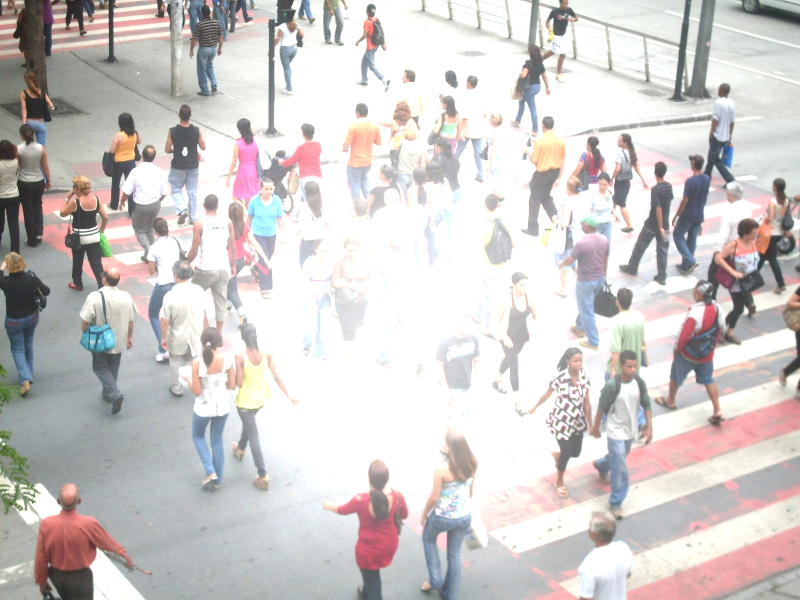
//> input picture FiltroHomomorfico/pessoas3.jpg, 1600 x 1200 px (shown at 1/2 size)
$ ./main   (built with g++ and OpenCV 4)
//> lines starting //> are read from the running program, lines starting //| are printed output that depends on the picture
#include <iostream>
#include <opencv2/opencv.hpp>
#include <opencv2/imgproc/imgproc.hpp>

using namespace cv;
using namespace std;

Mat complexImage;
Mat padded, filter;
Mat image, imagegray, tmp;
Mat_<float> realInput, zeros;
vector<Mat> planos;

char key;
int dft_M, dft_N;
int gammaL, gammaLmax=100;
int gammaH, gammaHmax=100;
int D0, D0max=100;
int C0, C0max= 100;

void CalculaFiltro(int, void*)
{
    int dft_M= tmp.size().height;
    int dft_N= tmp.size().width;
    // calculo dos parametros
    // variacao de 0-10
    double gH= gammaH/10.0;
    double gL= gammaL/10.0;
    double d0= D0/10.0;
    // variacao 0-0.1
    double c0= C0/1000.0;
    // calcula componentes do filtro
    for(int i=0; i<dft_M; i++)
    {
        for(int j=0; j<dft_N; j++)
        {
            double D= pow(i-dft_M/2,2)+pow(j-dft_N/2, 2);
            tmp.at<float> (i,j) = (gH-gL)*(1-exp(-c0*D/pow(d0,2)))+gL;
        }
    }
    // junta os planos imaginario e real
    Mat comps[]= {tmp, tmp};
    merge(comps, 2, filter);
}

// troca os quadrantes da imagem da DFT
void deslocaDFT(Mat& image )
{
    Mat tmp, A, B, C, D;

    // se a imagem tiver tamanho impar, recorta a regiao para
    // evitar cÃ³pias de tamanho desigual
    image = image(Rect(0, 0, image.cols & -2, image.rows & -2));
    int cx = image.cols/2;
    int cy = image.rows/2;

    // reorganiza os quadrantes da transformada
    // A B   ->  D C
    // C D       B A
    A = image(Rect(0, 0, cx, cy));
    B = image(Rect(cx, 0, cx, cy));
    C = image(Rect(0, cy, cx, cy));
    D = image(Rect(cx, cy, cx, cy));

    // A <-> D
    A.copyTo(tmp);
    D.copyTo(A);
    tmp.copyTo(D);

    // C <-> B
    C.copyTo(tmp);
    B.copyTo(C);
    tmp.copyTo(B);
}


int main(int, char**)
{
    // cria Janelas e sliders
    namedWindow("filtrada", CV_WINDOW_AUTOSIZE);
    createTrackbar("GammaH", "filtrada", &gammaH, gammaHmax, CalculaFiltro);
    createTrackbar("GammaL", "filtrada", &gammaL, gammaLmax, CalculaFiltro);
    createTrackbar("D0", "filtrada", &D0, D0max, CalculaFiltro);
    createTrackbar("C0", "filtrada", &C0, C0max, CalculaFiltro);

    // carrega imagem
    image= imread("pessoas3.jpg", CV_LOAD_IMAGE_GRAYSCALE);
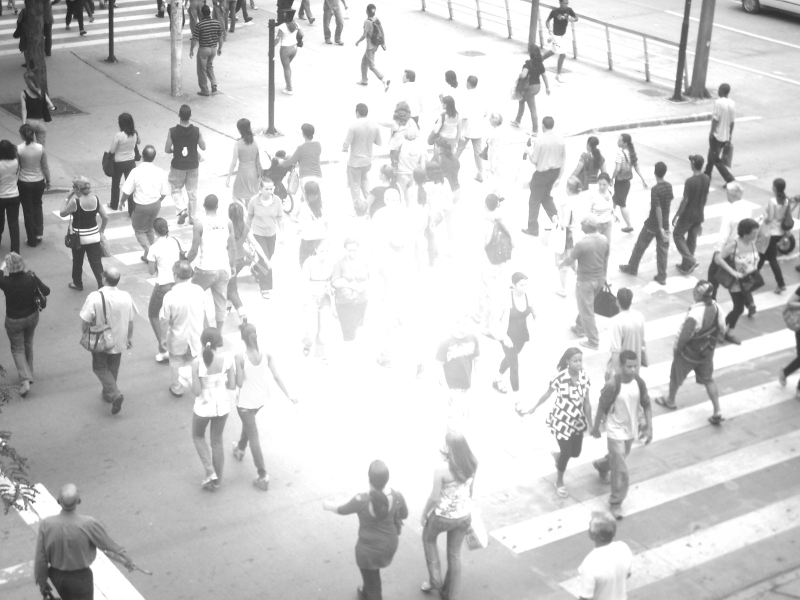
//> image: 1200 rows x 1600 cols, CV_8UC1 (shown at 1/2 size); min 21, max 255, mean 203.9
    resize(image, image, Size(640,480));
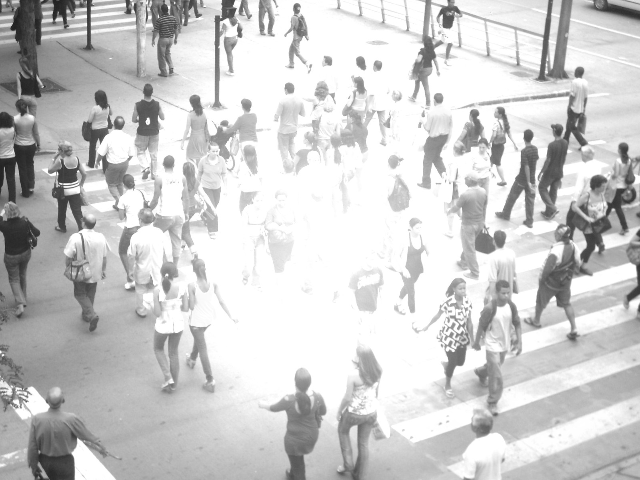
//> image: 480 rows x 640 cols, CV_8UC1; min 31, max 255, mean 203.9
    imwrite("original.png", image);

    // tamanho para algoritimo da dft
    dft_M = getOptimalDFTSize(image.rows);
//> dft_M = 480
    dft_N = getOptimalDFTSize(image.cols);
//> dft_N = 640

    // padding
    copyMakeBorder(image, padded, 0, dft_M - image.rows, 0, dft_N - image.cols, BORDER_CONSTANT, Scalar::all(0));

    // parte imaginaria da matriz complexa (preenchida com zeros)
    zeros = Mat_<float>::zeros(padded.size());

    // prepara a matriz complexa para ser preenchida
    complexImage = Mat(padded.size(), CV_32FC2, Scalar(0));

    // a funÃ§Ã£o de transferÃªncia (filtro frequencial) deve ter o
    // mesmo tamanho e tipo da matriz complexa
    filter = complexImage.clone();
    tmp = Mat(dft_M, dft_N, CV_32F);

    while(1)
    {
        imagegray= image.clone();

        imshow("original", imagegray);

        // realiza o padding da imagem
        copyMakeBorder(imagegray, padded, 0,
                       dft_M - image.rows, 0,
                       dft_N - image.cols,
                       BORDER_CONSTANT, Scalar::all(0));

        // limpa o array de matrizes que vao compor a
        // imagem complexa
        planos.clear();
        // cria a compoente real
        realInput = Mat_<float>(padded);

        // soma com 1 para evitar problemas de log(0) o erro e minimo
        realInput += Scalar::all(1);
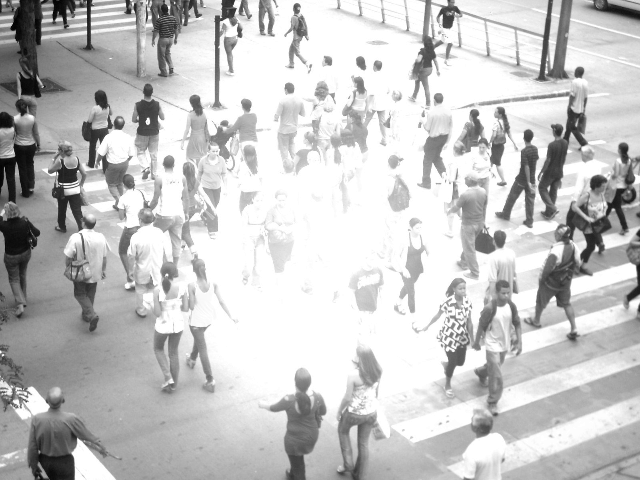
//> realInput: 480 rows x 640 cols, CV_32FC1; min 32, max 256, mean 204.9; drawn with min black and max white
        // calcula o log da imagem
        log(realInput, realInput);

        // insere as duas componentes no array de matrizes
        planos.push_back(realInput);
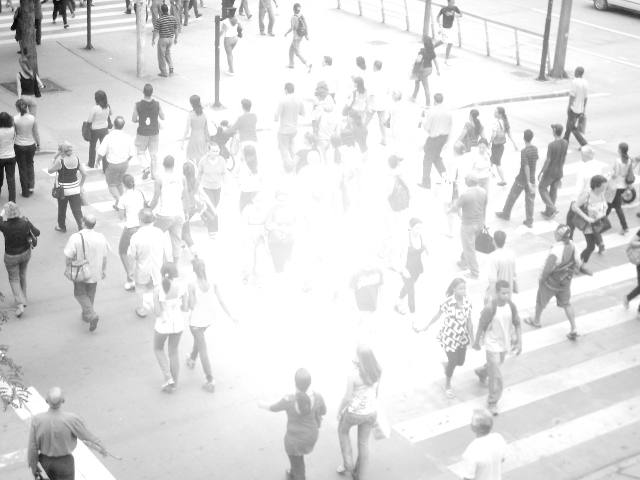
//> planos[0]: 480 rows x 640 cols, CV_32FC1; min 3.47, max 5.55, mean 5.28; drawn with min black and max white
        planos.push_back(zeros);
//> planos[1]: 480 rows x 640 cols, CV_32FC1; every value is 0

        // combina o array de matrizes em uma unica
        // componente complexa
        merge(planos, complexImage);

        // calcula o dft
        dft(complexImage, complexImage);

        // realiza a troca de quadrantes
        deslocaDFT(complexImage);

        // aplica o filtro frequencial
        mulSpectrums(complexImage,filter,complexImage,0);

        // troca novamente os quadrantes
        deslocaDFT(complexImage);

        // calcula a DFT inversa
        idft(complexImage, complexImage, DFT_SCALE);

        // limpa o array de planos
        planos.clear();

        // separa as partes real e imaginaria da
        // imagem filtrada
        split(complexImage, planos);
//> planos[1]: 480 rows x 640 cols, CV_32FC1; every value is 0
        // calcular expodencial
        exp(planos[0], planos[0]);

        // normaliza a parte real para exibicao
        normalize(planos[0], planos[0], 0, 1, CV_MINMAX);
        imshow("filtrada", planos[0]);

        key = (char) waitKey(10);
//> after the loop in CalculaFiltro, `for(int i=0; i<dft_M; i++)`: tmp: 480 rows x 640 cols, CV_32FC1; every value is NaN or infinite
//> the Esc key is pressed
        if( key == 27 )
            break; // esc pressed
    }
    Mat res;
    // converte para uchar para salvar
    planos[0].convertTo(res, CV_8UC1, 255.0);
//> res: 480 rows x 640 cols, CV_8UC1; every value is 0
    // salva
    imwrite("filtrada.png", res);
    // mostra parte real do filtro
    vector<Mat> pFiltro;
    split(filter,pFiltro);
    normalize(pFiltro[0], pFiltro[0], 0, 1, CV_MINMAX);
    // converte para uchar para salvar
    pFiltro[0].convertTo(res, CV_8UC1, 255.0);
    imwrite("filtro.png", res);
    waitKey(0);

    return 0;
}

$ run again, with FiltroHomomorfico/homo3.png saved as FiltroHomomorfico/pessoas3.jpg
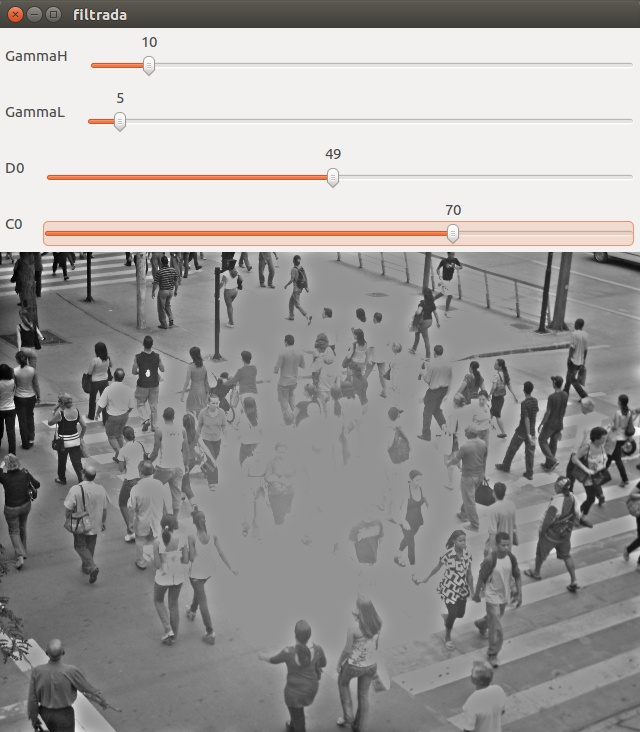
//> input picture FiltroHomomorfico/homo3.png, 640 x 732 px
//> `resize(image, image, Size(640,480));`:
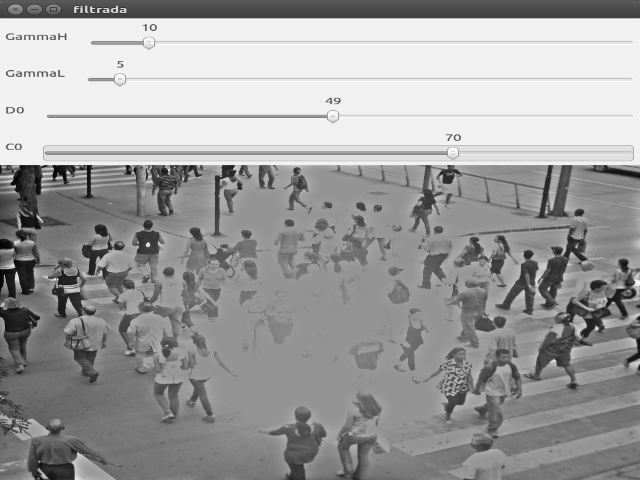
//> image: 480 rows x 640 cols, CV_8UC1; min 0, max 255, mean 158
//> `planos.push_back(realInput);`:
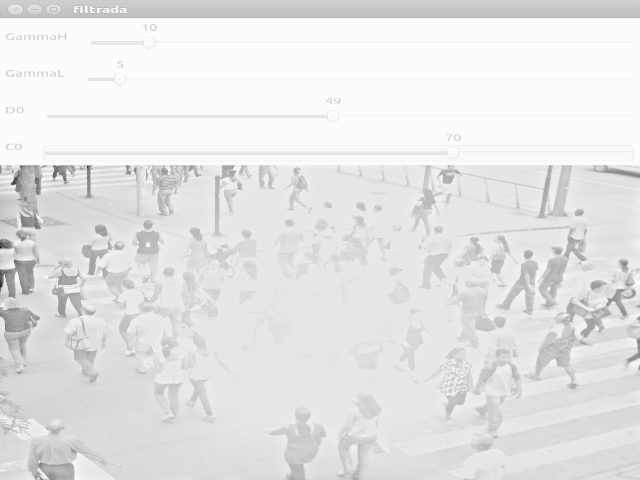
//> planos[0]: 480 rows x 640 cols, CV_32FC1; min 0, max 5.55, mean 4.99; drawn with min black and max white
//> res: 480 rows x 640 cols, CV_8UC1; every value is 0
